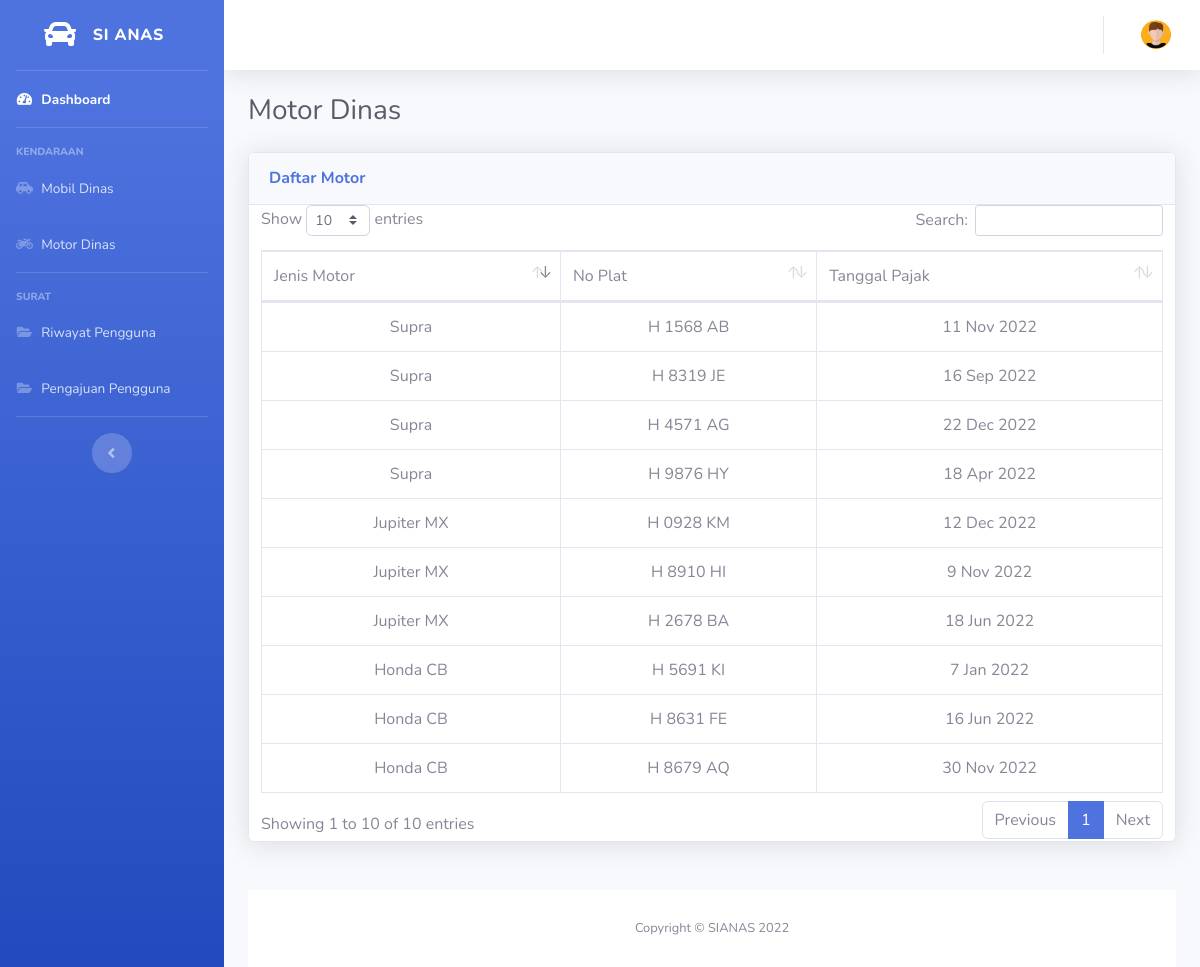
/index.php/user/motor, run on an earlier commit of the app's database.
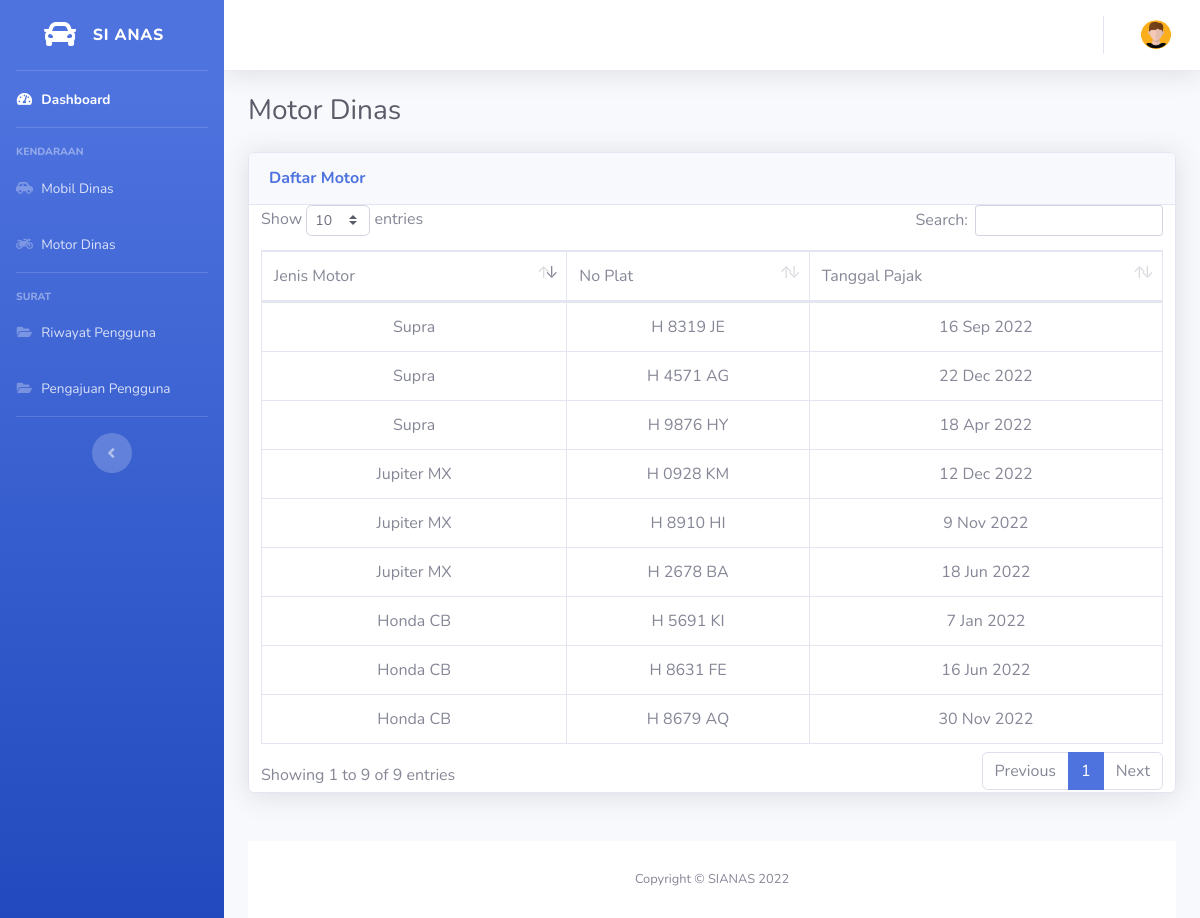
And on a later commit of the database.
### tables this page shows
CREATE TABLE `motor` (
  `no_motor` int(10) NOT NULL,
  `jenis_motor` varchar(20) NOT NULL,
  `no_plat` varchar(15) NOT NULL,
  `tgl_pjk` date NOT NULL
);

### application/controllers/User.php (called while the page is built, shortened)
<?php
class User extends CI_Controller
{
	function __construct()
	{
		$this->load->library('form_validation');
		$this->load->helper(array('url', 'form'));
		$this->load->model('admin/Mobil_model', 'mobil');
		$this->load->model('admin/Motor_model', 'motor');
		$this->load->model('admin/Riwayat_model', 'riwayat');
		$this->load->model('admin/Anggota_model', 'anggota');
	}
	public function motor()
	{
		$data['session'] = $this->session->userdata('nama');
		$id = $this->session->userdata('userid');
		$data['nama'] = $this->db->get_where('anggota', ['no_anggota' => $id])->row_array();
		$data['motor'] = $this->motor->getAllMotor();
		$this->load->view('user/template/header', $data);
		$this->load->view('user/template/sidebar', $data);
		$this->load->view('user/template/topbar', $data);
		$this->load->view('user/motor', $data);
		$this->load->view('user/template/footer', $data);
	}
}

### index.php (called while the page is built, shortened)
<?php
require_once BASEPATH.'core/CodeIgniter.php';

### application/models/admin/Motor_model.php (called while the page is built, shortened)
<?php
class Motor_model extends CI_Model
{
    public function getAllMotor()
    {
        $query = "SELECT * from motor";
        return $this->db->query($query)->result_array();
    }
}

### application/views/user/motor.php (the view, shortened to what this page needs)
<div class="container-fluid">
    <div class="d-sm-flex align-items-center justify-content-between mb-4">
        <h1 class="h3 mb-0 text-gray-800">Motor Dinas</h1>
    </div>
    <div class="row">
        <div class="col-lg-12 mb-4">
            <div class="card shadow mb-4">
                <div class="card-header py-3">
                    <h6 class="m-0 font-weight-bold text-primary">Daftar Motor</h6>
                </div>
                <div class="col-md-12">
                    <div class="table-responsive">
                        <table class="table table-bordered" id="dataTable" width="100%" cellspacing="0">
                            <thead>
                                <tr>
                                    <td>Jenis Motor</td>
                                    <td>No Plat</td>
                                    <td>Tanggal Pajak</td>
                                </tr>
                            </thead>
                            <tbody>
                                <?php foreach ($motor as $motor) : ?>
                                    <tr>
                                        <td class="text-center"><?= $motor['jenis_motor']; ?></td>
                                        <td class="text-center"><?= $motor['no_plat']; ?></td>
                                        <td class="text-center"><?php echo date('j M Y', strtotime($motor['tgl_pjk'])) ?></td>
                                    </tr>
                                <?php endforeach; ?>
                            </tbody>
                        </table>
                    </div>
                </div>
            </div>
        </div>
    </div>
    <footer class="sticky-footer bg-white">
        <div class="container my-auto">
            <div class="copyright text-center my-auto">
                <span>Copyright &copy; SIANAS 2022</span>
            </div>
        </div>
    </footer>
</div>
</div>
</body>
</html>

What changed in the data, as far as the page shows it:
removed motor: jenis_motor "Supra", no_plat "H 1568 AB", tgl_pjk "11 Nov 2022"
Also different on the page:
text written by a page script: "Show entries Search: Showing 1 to 10 of 10 entries Previous 1 Next" → "Show entries Search: Showing 1 to 9 of 9 entries Previous 1 Next"
